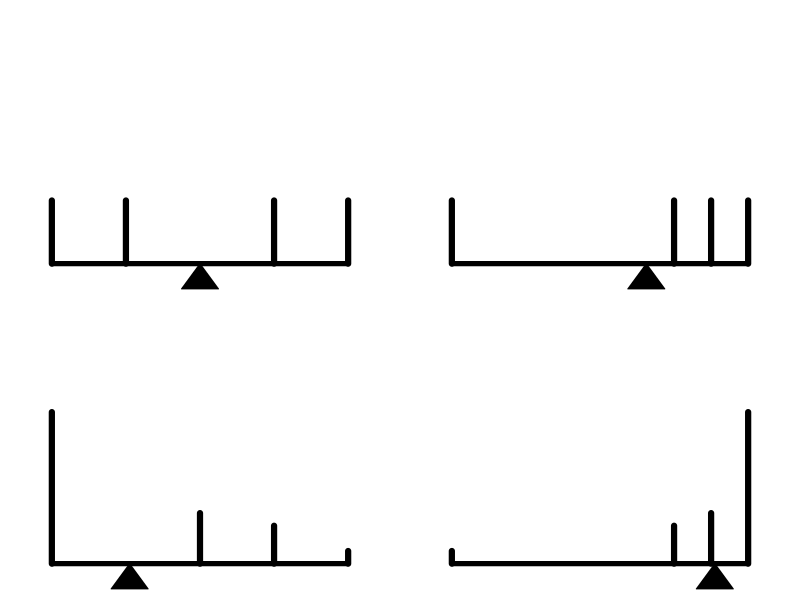

Write the R code that produced this figure.
#postscript("expectation.eps", width=4, height=4, horizontal = FALSE)
par(mfrow = c(2, 2), mai = rep(0, 4))
x <- c(.1, .3, .7, .9)
probs <- c(.25, .25, .25, .25)
e <- sum(x * probs)
plot(c(0, 1), c(-.1, 1),
     type = "n",
     frame = FALSE,
     axes = FALSE,
     xlab = "",
     ylab = "")
lines(range(x), c(0, 0), lwd = 5)
for (i in 1 : length(x)){lines(c(x[i], x[i]), c(0, probs[i]), lwd = 6)} 
polygon(c(e - .05, e, e + .05), c(-.1, 0, -.1), col = "black")

##

x <- c(.1, .7, .8, .9)
probs <- c(.25, .25, .25, .25)
e <- sum(x * probs)
plot(c(0, 1), c(-.1, 1),
     type = "n",
     frame = FALSE,
     axes = FALSE,
     xlab = "",
     ylab = "")
lines(range(x), c(0, 0), lwd = 5)
for (i in 1 : length(x)){lines(c(x[i], x[i]), c(0, probs[i]), lwd = 6)} 
polygon(c(e - .05, e, e + .05), c(-.1, 0, -.1), col = "black")

##
x <- c(.1, .5, .7, .9)
probs <- c(.6, .2, .15, .05)
e <- sum(x * probs)
plot(c(0, 1), c(-.1, 1),
     type = "n",
     frame = FALSE,
     axes = FALSE,
     xlab = "",
     ylab = "")
lines(range(x), c(0, 0), lwd = 5)
for (i in 1 : length(x)){lines(c(x[i], x[i]), c(0, probs[i]), lwd = 6)} 
polygon(c(e - .05, e, e + .05), c(-.1, 0, -.1), col = "black")


##
x <- c(.1, .7, .8, .9)
probs <- c(.05, .15, .2, .6)
e <- sum(x * probs)
plot(c(0, 1), c(-.1, 1),
     type = "n",
     frame = FALSE,
     axes = FALSE,
     xlab = "",
     ylab = "")
lines(range(x), c(0, 0), lwd = 5)
for (i in 1 : length(x)){lines(c(x[i], x[i]), c(0, probs[i]), lwd = 6)} 
polygon(c(e - .05, e, e + .05), c(-.1, 0, -.1), col = "black")
#dev.off()
